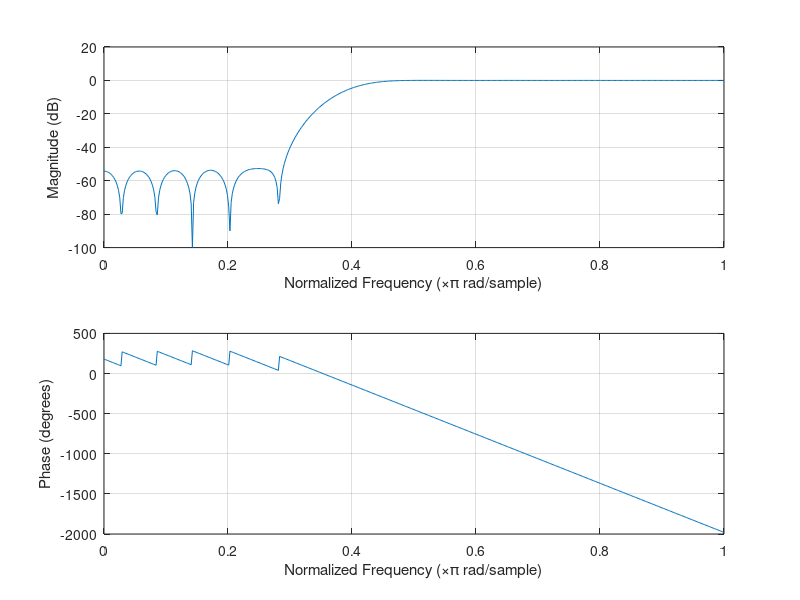

Here is the MATLAB script that generated this plot:
% Coeficientes del filtro
M=34

% Debemos definir las bandas de frecuencia
% ya que fir2 necesita un vector con ellas

% Como la frecuencia de corte es 4kHz y el
% vector debe empezar en 0 y acabar en 1,
% las bandas que se van a tocar son las de 0.4
f=[0 0.4 0.4 1]


% Se define la amplitud de cada banda de
% frecuencia del vector f
amplitud = [0 0 1 1]

% Se devuelven M+1 coeficientes
h = fir2(M, f, amplitud)

freqz(h,1)
